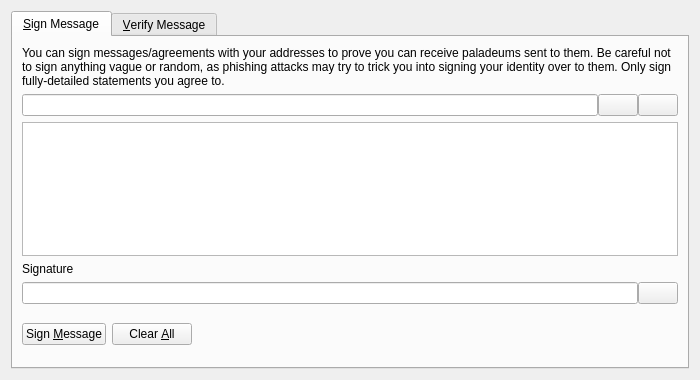
<?xml version="1.0" encoding="UTF-8"?>
<ui version="4.0">
 <class>SignVerifyMessageDialog</class>
 <widget class="QDialog" name="SignVerifyMessageDialog">
  <property name="geometry">
   <rect>
    <x>0</x>
    <y>0</y>
    <width>700</width>
    <height>380</height>
   </rect>
  </property>
  <property name="windowTitle">
   <string>Signatures - Sign / Verify a Message</string>
  </property>
  <property name="modal">
   <bool>true</bool>
  </property>
  <layout class="QVBoxLayout" name="verticalLayout">
   <item>
    <widget class="QTabWidget" name="tabWidget">
     <property name="currentIndex">
      <number>0</number>
     </property>
     <widget class="QWidget" name="tabSignMessage">
      <attribute name="title">
       <string>&amp;Sign Message</string>
      </attribute>
      <layout class="QVBoxLayout" name="verticalLayout_SM">
       <item>
        <widget class="QLabel" name="infoLabel_SM">
         <property name="text">
          <string>You can sign messages/agreements with your addresses to prove you can receive paladeums sent to them. Be careful not to sign anything vague or random, as phishing attacks may try to trick you into signing your identity over to them. Only sign fully-detailed statements you agree to.</string>
         </property>
         <property name="textFormat">
          <enum>Qt::PlainText</enum>
         </property>
         <property name="wordWrap">
          <bool>true</bool>
         </property>
        </widget>
       </item>
       <item>
        <layout class="QHBoxLayout" name="horizontalLayout_1_SM">
         <property name="spacing">
          <number>0</number>
         </property>
         <item>
          <widget class="QValidatedLineEdit" name="addressIn_SM">
           <property name="toolTip">
            <string>The Paladeum address to sign the message with</string>
           </property>
          </widget>
         </item>
         <item>
          <widget class="QPushButton" name="addressBookButton_SM">
           <property name="toolTip">
            <string>Choose previously used address</string>
           </property>
           <property name="text">
            <string/>
           </property>
           <property name="icon">
            <iconset resource="../paladeum.qrc">
             <normaloff>:/icons/address-book</normaloff>:/icons/address-book</iconset>
           </property>
           <property name="shortcut">
            <string>Alt+A</string>
           </property>
           <property name="autoDefault">
            <bool>false</bool>
           </property>
          </widget>
         </item>
         <item>
          <widget class="QPushButton" name="pasteButton_SM">
           <property name="toolTip">
            <string>Paste address from clipboard</string>
           </property>
           <property name="text">
            <string/>
           </property>
           <property name="icon">
            <iconset resource="../paladeum.qrc">
             <normaloff>:/icons/editpaste</normaloff>:/icons/editpaste</iconset>
           </property>
           <property name="shortcut">
            <string>Alt+P</string>
           </property>
           <property name="autoDefault">
            <bool>false</bool>
           </property>
          </widget>
         </item>
        </layout>
       </item>
       <item>
        <widget class="QPlainTextEdit" name="messageIn_SM">
         <property name="toolTip">
          <string>Enter the message you want to sign here</string>
         </property>
        </widget>
       </item>
       <item>
        <widget class="QLabel" name="signatureLabel_SM">
         <property name="text">
          <string>Signature</string>
         </property>
         <property name="textFormat">
          <enum>Qt::PlainText</enum>
         </property>
        </widget>
       </item>
       <item>
        <layout class="QHBoxLayout" name="horizontalLayout_2_SM">
         <property name="spacing">
          <number>0</number>
         </property>
         <item>
          <widget class="QLineEdit" name="signatureOut_SM">
           <property name="font">
            <font>
             <italic>true</italic>
            </font>
           </property>
           <property name="readOnly">
            <bool>true</bool>
           </property>
          </widget>
         </item>
         <item>
          <widget class="QPushButton" name="copySignatureButton_SM">
           <property name="toolTip">
            <string>Copy the current signature to the system clipboard</string>
           </property>
           <property name="text">
            <string/>
           </property>
           <property name="icon">
            <iconset resource="../paladeum.qrc">
             <normaloff>:/icons/editcopy</normaloff>:/icons/editcopy</iconset>
           </property>
           <property name="autoDefault">
            <bool>false</bool>
           </property>
          </widget>
         </item>
        </layout>
       </item>
       <item>
        <layout class="QHBoxLayout" name="horizontalLayout_3_SM">
         <item>
          <widget class="QPushButton" name="signMessageButton_SM">
           <property name="toolTip">
            <string>Sign the message to prove you own this Paladeum address</string>
           </property>
           <property name="text">
            <string>Sign &amp;Message</string>
           </property>
           <property name="icon">
            <iconset resource="../paladeum.qrc">
             <normaloff>:/icons/edit</normaloff>:/icons/edit</iconset>
           </property>
           <property name="autoDefault">
            <bool>false</bool>
           </property>
          </widget>
         </item>
         <item>
          <widget class="QPushButton" name="clearButton_SM">
           <property name="toolTip">
            <string>Reset all sign message fields</string>
           </property>
           <property name="text">
            <string>Clear &amp;All</string>
           </property>
           <property name="icon">
            <iconset resource="../paladeum.qrc">
             <normaloff>:/icons/remove</normaloff>:/icons/remove</iconset>
           </property>
           <property name="autoDefault">
            <bool>false</bool>
           </property>
          </widget>
         </item>
         <item>
          <spacer name="horizontalSpacer_1_SM">
           <property name="orientation">
            <enum>Qt::Horizontal</enum>
           </property>
           <property name="sizeHint" stdset="0">
            <size>
             <width>40</width>
             <height>48</height>
            </size>
           </property>
          </spacer>
         </item>
         <item>
          <widget class="QLabel" name="statusLabel_SM">
           <property name="font">
            <font>
             <weight>75</weight>
             <bold>true</bold>
            </font>
           </property>
           <property name="text">
            <string/>
           </property>
           <property name="wordWrap">
            <bool>true</bool>
           </property>
          </widget>
         </item>
         <item>
          <spacer name="horizontalSpacer_2_SM">
           <property name="orientation">
            <enum>Qt::Horizontal</enum>
           </property>
           <property name="sizeHint" stdset="0">
            <size>
             <width>40</width>
             <height>48</height>
            </size>
           </property>
          </spacer>
         </item>
        </layout>
       </item>
      </layout>
     </widget>
     <widget class="QWidget" name="tabVerifyMessage">
      <attribute name="title">
       <string>&amp;Verify Message</string>
      </attribute>
      <layout class="QVBoxLayout" name="verticalLayout_VM">
       <item>
        <widget class="QLabel" name="infoLabel_VM">
         <property name="text">
          <string>Enter the receiver's address, message (ensure you copy line breaks, spaces, tabs, etc. exactly) and signature below to verify the message. Be careful not to read more into the signature than what is in the signed message itself, to avoid being tricked by a man-in-the-middle attack. Note that this only proves the signing party receives with the address, it cannot prove sendership of any transaction!</string>
         </property>
         <property name="textFormat">
          <enum>Qt::PlainText</enum>
         </property>
         <property name="alignment">
          <set>Qt::AlignLeading|Qt::AlignLeft|Qt::AlignTop</set>
         </property>
         <property name="wordWrap">
          <bool>true</bool>
         </property>
        </widget>
       </item>
       <item>
        <layout class="QHBoxLayout" name="horizontalLayout_1_VM">
         <property name="spacing">
          <number>0</number>
         </property>
         <item>
          <widget class="QValidatedLineEdit" name="addressIn_VM">
           <property name="toolTip">
            <string>The Paladeum address the message was signed with</string>
           </property>
          </widget>
         </item>
         <item>
          <widget class="QPushButton" name="addressBookButton_VM">
           <property name="toolTip">
            <string>Choose previously used address</string>
           </property>
           <property name="text">
            <string/>
           </property>
           <property name="icon">
            <iconset resource="../paladeum.qrc">
             <normaloff>:/icons/address-book</normaloff>:/icons/address-book</iconset>
           </property>
           <property name="shortcut">
            <string>Alt+A</string>
           </property>
           <property name="autoDefault">
            <bool>false</bool>
           </property>
          </widget>
         </item>
        </layout>
       </item>
       <item>
        <widget class="QPlainTextEdit" name="messageIn_VM"/>
       </item>
       <item>
        <widget class="QValidatedLineEdit" name="signatureIn_VM"/>
       </item>
       <item>
        <layout class="QHBoxLayout" name="horizontalLayout_2_VM">
         <item>
          <widget class="QPushButton" name="verifyMessageButton_VM">
           <property name="toolTip">
            <string>Verify the message to ensure it was signed with the specified Paladeum address</string>
           </property>
           <property name="text">
            <string>Verify &amp;Message</string>
           </property>
           <property name="icon">
            <iconset resource="../paladeum.qrc">
             <normaloff>:/icons/transaction_0</normaloff>:/icons/transaction_0</iconset>
           </property>
           <property name="autoDefault">
            <bool>false</bool>
           </property>
          </widget>
         </item>
         <item>
          <widget class="QPushButton" name="clearButton_VM">
           <property name="toolTip">
            <string>Reset all verify message fields</string>
           </property>
           <property name="text">
            <string>Clear &amp;All</string>
           </property>
           <property name="icon">
            <iconset resource="../paladeum.qrc">
             <normaloff>:/icons/remove</normaloff>:/icons/remove</iconset>
           </property>
           <property name="autoDefault">
            <bool>false</bool>
           </property>
          </widget>
         </item>
         <item>
          <spacer name="horizontalSpacer_1_VM">
           <property name="orientation">
            <enum>Qt::Horizontal</enum>
           </property>
           <property name="sizeHint" stdset="0">
            <size>
             <width>40</width>
             <height>48</height>
            </size>
           </property>
          </spacer>
         </item>
         <item>
          <widget class="QLabel" name="statusLabel_VM">
           <property name="font">
            <font>
             <weight>75</weight>
             <bold>true</bold>
            </font>
           </property>
           <property name="text">
            <string/>
           </property>
           <property name="wordWrap">
            <bool>true</bool>
           </property>
          </widget>
         </item>
         <item>
          <spacer name="horizontalSpacer_2_VM">
           <property name="orientation">
            <enum>Qt::Horizontal</enum>
           </property>
           <property name="sizeHint" stdset="0">
            <size>
             <width>40</width>
             <height>48</height>
            </size>
           </property>
          </spacer>
         </item>
        </layout>
       </item>
      </layout>
     </widget>
    </widget>
   </item>
  </layout>
 </widget>
 <customwidgets>
  <customwidget>
   <class>QValidatedLineEdit</class>
   <extends>QLineEdit</extends>
   <header>qvalidatedlineedit.h</header>
  </customwidget>
 </customwidgets>
 <resources>
  <include location="../paladeum.qrc"/>
 </resources>
 <connections/>
</ui>
